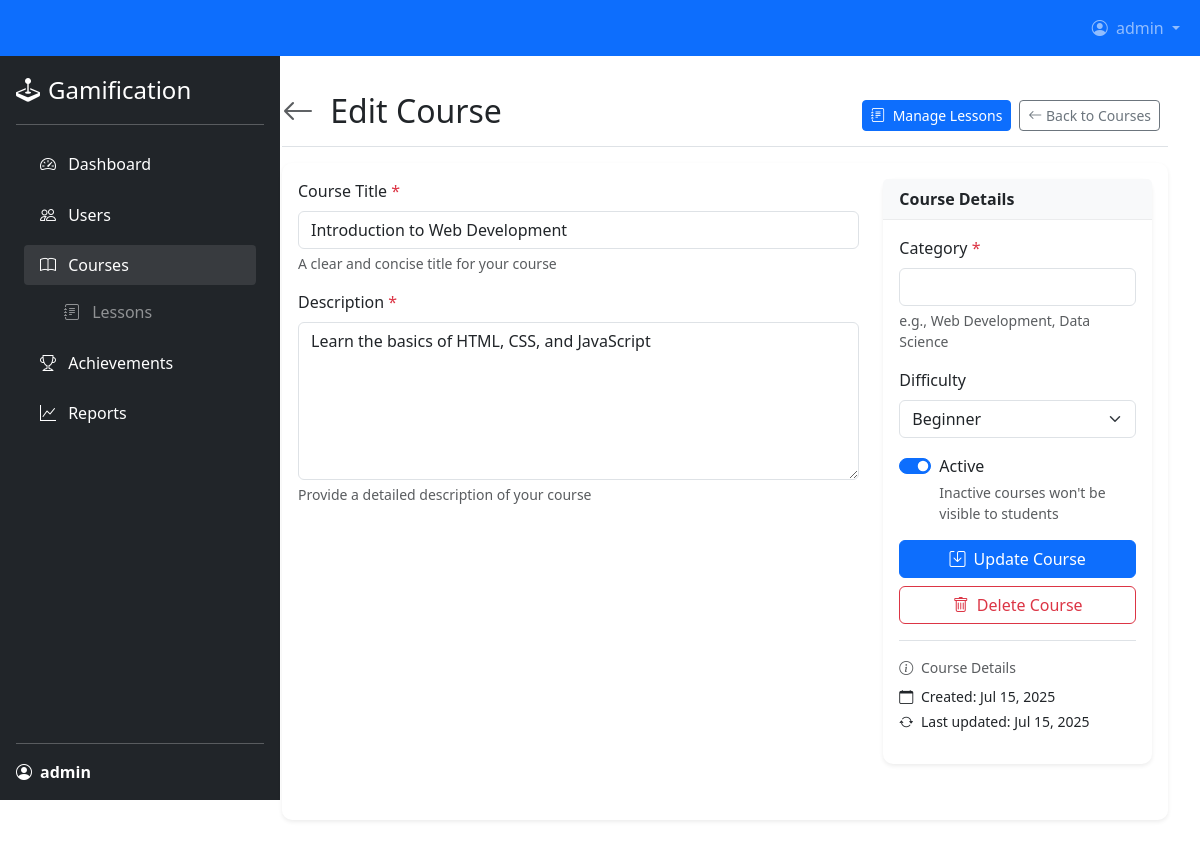
The page /admin/courses/edit.php?id=1 (signed in) on the database its author committed.
### tables this page shows
CREATE TABLE `courses` (
  `id` int(11) NOT NULL,
  `title` varchar(255) NOT NULL,
  `description` text DEFAULT NULL,
  `category` varchar(100) DEFAULT NULL,
  `difficulty` enum('beginner','intermediate','advanced') DEFAULT NULL,
  `created_by` int(11) DEFAULT NULL,
  `created_at` timestamp NOT NULL DEFAULT current_timestamp(),
  `is_active` tinyint(1) DEFAULT 1 COMMENT '1 for active, 0 for inactive',
  `updated_at` timestamp NOT NULL DEFAULT current_timestamp() ON UPDATE current_timestamp()
);

### admin/courses/edit.php (the view, shortened to what this page needs)
<?php
require_once __DIR__ . '/../../config/database.php';
$course_id = filter_input(INPUT_GET, 'id', FILTER_VALIDATE_INT);
$stmt = $conn->prepare("SELECT * FROM courses WHERE id = ?");
$stmt->bind_param('i', $course_id);
$stmt->execute();
$result = $stmt->get_result();
$course = $result->fetch_assoc();
include '../includes/header.php';
?>
<div class="d-flex justify-content-between flex-wrap flex-md-nowrap align-items-center pt-3 pb-2 mb-3 border-bottom">
    <h1 class="h2">
        <a href="index.php" class="text-decoration-none text-muted me-2">
            <i class="bi bi-arrow-left"></i>
        </a>
        Edit Course
    </h1>
    <div class="btn-toolbar mb-2 mb-md-0">
        <a href="../lessons/index.php?course_id=<?php echo $course_id; ?>" class="btn btn-sm btn-primary me-2">
            <i class="bi bi-journal-text me-1"></i> Manage Lessons
        </a>
        <a href="index.php" class="btn btn-sm btn-outline-secondary me-2">
            <i class="bi bi-arrow-left"></i> Back to Courses
        </a>
    </div>
</div>
<div class="card">
    <div class="card-body">
        <form method="post" action="" id="courseForm" onsubmit="return validateForm()">
            <div class="row mb-3">
                <div class="col-md-8">
                    <div class="mb-3">
                        <label for="title" class="form-label">Course Title <span class="text-danger">*</span></label>
                        <input type="text" class="form-control" id="title" name="title"
                               value="<?php echo htmlspecialchars($course['title']); ?>" required>
                        <div class="form-text">A clear and concise title for your course</div>
                    </div>
                    <div class="mb-3">
                        <label for="description" class="form-label">Description <span class="text-danger">*</span></label>
                        <textarea class="form-control" id="description" name="description" rows="6"
                                data-required="true"><?php echo htmlspecialchars($course['description']); ?></textarea>
                        <div class="form-text">Provide a detailed description of your course</div>
                    </div>
                </div>
                <div class="col-md-4">
                    <div class="card mb-4">
                        <div class="card-header">
                            Course Details
                        </div>
                        <div class="card-body">
                            <div class="mb-3">
                                <label for="category" class="form-label">Category <span class="text-danger">*</span></label>
                                <input type="text" class="form-control" id="category" name="category"
                                       value="<?php echo htmlspecialchars($course['category']); ?>" required>
                                <div class="form-text">e.g., Web Development, Data Science</div>
                            </div>
                            <div class="mb-3">
                                <label for="difficulty" class="form-label">Difficulty</label>
                                <select class="form-select" id="difficulty" name="difficulty">
                                    <option value="beginner" <?php echo $course['difficulty'] === 'beginner' ? 'selected' : ''; ?>>Beginner</option>
                                </select>
                            </div>
                            <div class="form-check form-switch mb-3">
                                <input class="form-check-input" type="checkbox" id="is_active" name="is_active" value="1"
                                    <?php echo $course['is_active'] ? 'checked' : ''; ?>>
                                <label class="form-check-label" for="is_active">Active</label>
                                <div class="form-text">Inactive courses won't be visible to students</div>
                            </div>
                            <div class="d-grid gap-2">
                                <button type="submit" class="btn btn-primary">
                                    <i class="bi bi-save me-1"></i> Update Course
                                </button>
                                <button type="button" class="btn btn-outline-danger" data-bs-toggle="modal" data-bs-target="#deleteCourseModal">
                                    <i class="bi bi-trash me-1"></i> Delete Course
                                </button>
                            </div>
                            <div class="mt-3 pt-3 border-top">
                                <div class="small text-muted mb-2">
                                    <i class="bi bi-info-circle me-1"></i> Course Details
                                </div>
                                <ul class="list-unstyled small">
                                    <li class="mb-1">
                                        <i class="bi bi-calendar me-1"></i>
                                        Created: <?php echo date('M d, Y', strtotime($course['created_at'])); ?>
                                    </li>
                                    <?php if (!empty($course['updated_at'])): ?>
                                    <li class="mb-1">
                                        <i class="bi bi-arrow-repeat me-1"></i>
                                        Last updated: <?php echo date('M d, Y', strtotime($course['updated_at'])); ?>
                                    </li>
                                    <?php endif; ?>
                                </ul>
                            </div>
                        </div>
                    </div>
                </div>
            </div>
        </form>
    </div>
</div>
<link rel="stylesheet" href="https://cdn.jsdelivr.net/npm/easymde/dist/easymde.min.css">
<?php include '../includes/footer.php'; ?>

### admin/includes/header.php (style rules this page uses)
.card { border: none; border-radius: 10px; box-shadow: 0 0.125rem 0.25rem rgba(0, 0, 0, 0.075); margin-bottom: 20px; }
.card-header { background-color: #f8f9fa; border-bottom: 1px solid rgba(0, 0, 0, 0.05); font-weight: 600; }

### rows shown on the page
courses: title "Introduction to Web Development", description "Learn the basics of HTML, CSS, and JavaScript", difficulty "Beginner", is_active "☑", created_at "Jul 15, 2025", updated_at "Jul 15, 2025"

### other values the page prints
$_SESSION['username'] "admin"
